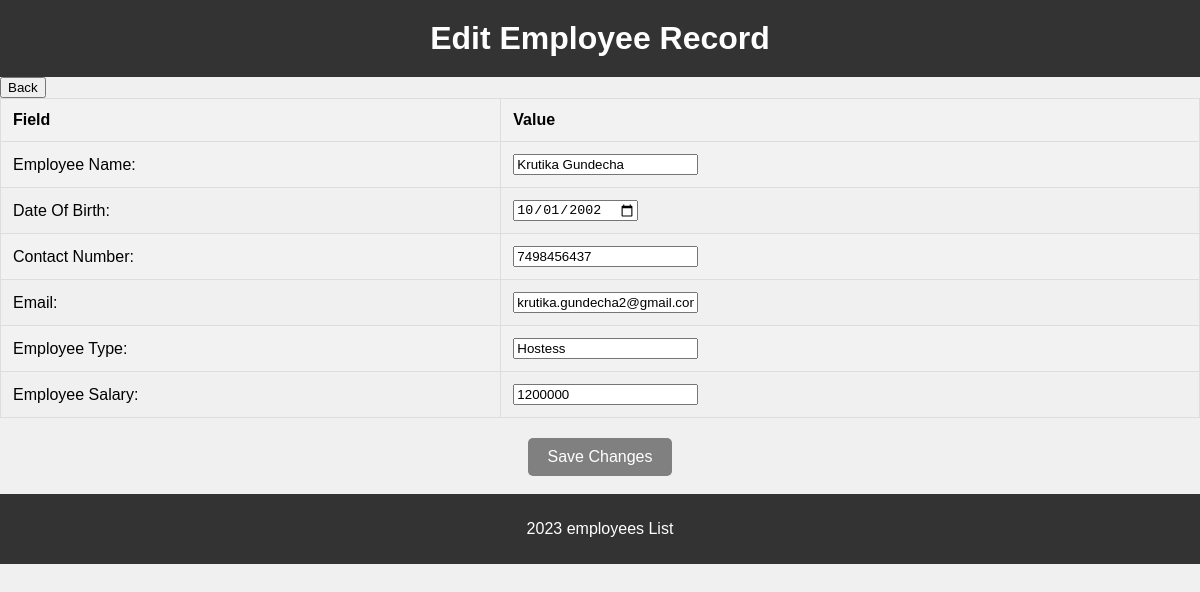
The page /edit_em.php?e_id=4 on the database its author committed.
### tables this page shows
CREATE TABLE `employees` (
  `e_id` int(5) NOT NULL,
  `name` varchar(50) NOT NULL,
  `dob` date NOT NULL,
  `contact_no` varchar(20) NOT NULL,
  `email` varchar(30) NOT NULL,
  `type` varchar(10) NOT NULL,
  `salary` int(10) NOT NULL
);

### edit_em.php (the view, shortened to what this page needs)
<!DOCTYPE html>
<html lang="en">
<head>
    <link rel="stylesheet" href="css/style_edit.css">
</head>
<body>
    <header>
        <h1>Edit Employee Record</h1>
    </header>
    <button class="btn"><a href="employees.php" style="text-decoration: none; color: black;">Back</a></button>
    <main>
        <section class="edit-flight-form">
            <?php
            $servername = "localhost:3308";
            $username = "root";
            $password = "";
            $dbname = "airio_";
            $conn = mysqli_connect($servername, $username, $password, $dbname);
            $e_id = $_GET['e_id'];
            $selectSql = "SELECT * FROM employees WHERE e_id = $e_id;";
            $result = mysqli_query($conn, $selectSql);
            echo "<form method='post'>";
            echo "<table class='flight-table'>";
            if ($result->num_rows > 0) {
                $row = $result->fetch_assoc();
                echo "<tr><th>Field</th><th>Value</th></tr>";
                echo "<tr><td>Employee Name:</td><td><input type='text' name='name' value='{$row['name']}'></td></tr>";
                echo "<tr><td>Date Of Birth:</td><td><input type='date' name='dob' value='{$row['dob']}'></td></tr>";
                echo "<tr><td>Contact Number:</td><td><input type='number' name='contact_no' value='{$row['contact_no']}'></td></tr>";
                echo "<tr><td>Email:</td><td><input type='email' name='email' value='{$row['email']}'></td></tr>";
                echo "<tr><td>Employee Type:</td><td><input type='text' name='type' value='{$row['type']}'></td></tr>";
                echo "<tr><td>Employee Salary:</td><td><input type='number' name='salary' value='{$row['salary']}'></td></tr>";
                echo "</table>";
                echo "<div class='center'><input type='submit' value='Save Changes' class='save-changes-button'></div><br>";
                echo "</form>";
            } else {
                echo "<p class='error'>Record not found.</p>";
            }
            ?>
        </section>
    </main>
    <footer>
        <p>2023 employees List</p>
    </footer>
</body>
</html>

### css/style_edit.css (style rules this page uses)
body { font-family: Arial, sans-serif; background-color: #f0f0f0; margin: 0; padding: 0; }
header { background-color: #333; color: #fff; text-align: center; padding: 20px 0; }
h1 { margin: 0; }
footer { background-color: #333; color: #fff; text-align: center; padding: 10px 0; }

### edit_em.php (style rules this page uses)
.flight-table { border-collapse: collapse; width: 100%; }
.flight-table th, .flight-table td { border: 1px solid #ddd; padding: 12px; text-align: left; }
.flight-table th { background-color: #f2f2f2; }
.flight-table tr:nth-child(even) { background-color: #f2f2f2; }
.save-changes-button { background-color: grey; color: white; padding: 10px 20px; font-size: 16px; border: none; border-radius: 5px; cursor: pointer; }
.center { display: flex; justify-content: center; margin-top: 20px; }

### rows shown on the page
employees: name "Krutika Gundecha", dob "10/01/2002", contact_no "7498456437", email "krutika.gundecha2@gmail.com", type "Hostess", salary "1200000"
